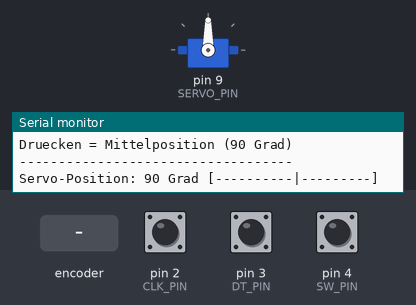
A sketch run on a simulated Arduino Uno, built with avr-gcc and run on an emulated ATmega328P. Parts: servo, the last lines printed to the serial monitor. The inputs (shaded band) are chosen by the test bench; at power-on: pin 4 (SW_PIN) HIGH, pin 2 (CLK_PIN) HIGH, pin 3 (DT_PIN) HIGH.

Above: at 1.3 s.
1.4 s: rotary encoder on pin 2 (CLK_PIN) / pin 3 (DT_PIN) turned 3 steps (first pin leading)
At 2.6 s:
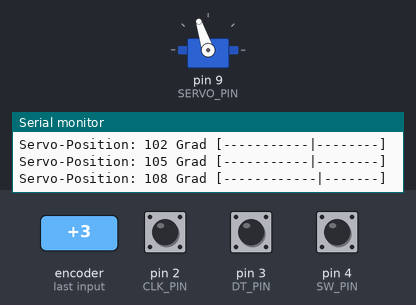
4.4 s: rotary encoder on pin 2 (CLK_PIN) / pin 3 (DT_PIN) turned 3 steps (first pin leading)
At 6.1 s:
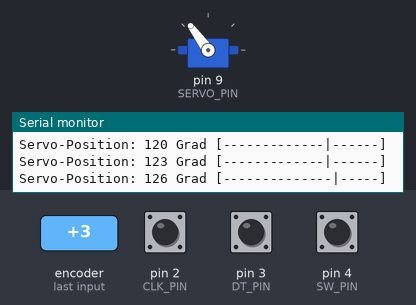
7.4 s: rotary encoder on pin 2 (CLK_PIN) / pin 3 (DT_PIN) turned 3 steps (first pin leading)
At 8.4 s:
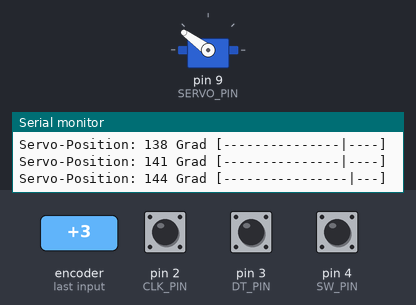
10.4 s: rotary encoder on pin 2 (CLK_PIN) / pin 3 (DT_PIN) turned 3 steps (first pin leading)
At 11.8 s:
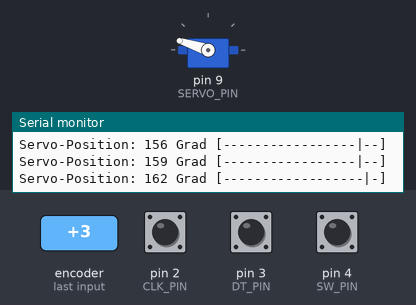
13.4 s: rotary encoder on pin 2 (CLK_PIN) / pin 3 (DT_PIN) turned 3 steps (first pin leading)
At 14.1 s:
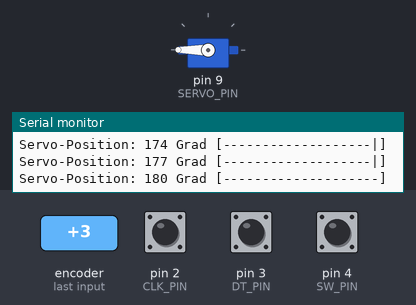
16.4 s: pin 4 (SW_PIN) pulled LOW for 0.15 s
At 17.3 s:
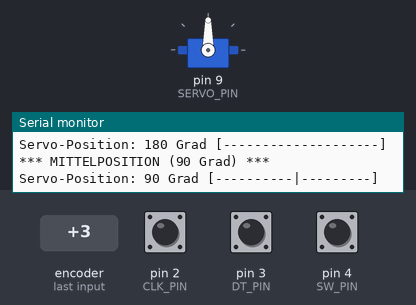
Timing chart, 0 to 19.0 s (numbered marks = the images above; inputs shaded):
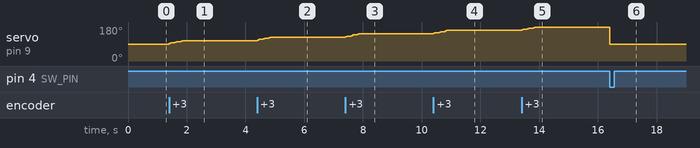

Measured:
- after the input at 1.4 s, servo on pin 9 (SERVO_PIN): 90° → 96° at once, → 102° 0.20 s later, → 108° 0.20 s later
- after the input at 4.4 s, servo on pin 9 (SERVO_PIN): 108° → 114° at once, → 120° 0.20 s later, → 126° 0.20 s later
- after the input at 7.4 s, servo on pin 9 (SERVO_PIN): 126° → 132° at once, → 138° 0.20 s later, → 144° 0.20 s later
- after the input at 10.4 s, servo on pin 9 (SERVO_PIN): 144° → 150° at once, → 156° 0.20 s later, → 162° 0.20 s later
- after the input at 13.4 s, servo on pin 9 (SERVO_PIN): 162° → 168° at once, → 174° 0.20 s later, → 180° 0.20 s later
- after the input at 16.4 s, servo on pin 9 (SERVO_PIN): 180° → 90° at once

The sketch:

challenge4_servo.ino
```cpp
// I07 Challenge 4: Servo-Winkel mit Encoder steuern
// Encoder dreht = Servo-Position aendern (0-180 Grad)
// Taster = Servo auf Mittelposition (90 Grad)

#include <Servo.h>

// Encoder-Pins
#define CLK_PIN 2   // Clock - Interrupt-faehig
#define DT_PIN 3    // Data
#define SW_PIN 4    // Switch (Taster)

// Servo an PWM-Pin
#define SERVO_PIN 9

// Servo-Objekt
Servo servo;

// Winkel (0-180 Grad)
volatile int winkel = 90;  // Start: Mittelposition
volatile bool encoderMoved = false;

// Schrittweite pro Encoder-Rastung
#define SCHRITT 3

// Entprellung fuer Taster
#define DEBOUNCE_TIME 50
unsigned long lastButtonTime = 0;
bool buttonPressed = false;

void setup() {
    Serial.begin(9600);

    // Encoder-Pins als Input mit Pull-Up
    pinMode(CLK_PIN, INPUT_PULLUP);
    pinMode(DT_PIN, INPUT_PULLUP);
    pinMode(SW_PIN, INPUT_PULLUP);

    // Servo initialisieren
    servo.attach(SERVO_PIN);
    servo.write(winkel);

    // Interrupt auf CLK-Pin
    attachInterrupt(digitalPinToInterrupt(CLK_PIN), encoderISR, CHANGE);

    Serial.println("Challenge 4: Servo-Steuerung");
    Serial.println("Drehen = Winkel aendern");
    Serial.println("Druecken = Mittelposition (90 Grad)");
    Serial.println("-----------------------------------");

    printPosition();
}

// Interrupt Service Routine
void encoderISR() {
    if (digitalRead(CLK_PIN) != digitalRead(DT_PIN)) {
        // Rechtsdrehung = groesserer Winkel
        winkel += SCHRITT;
        if (winkel > 180) winkel = 180;
    } else {
        // Linksdrehung = kleinerer Winkel
        winkel -= SCHRITT;
        if (winkel < 0) winkel = 0;
    }
    encoderMoved = true;
}

void printPosition() {
    Serial.print("Servo-Position: ");
    Serial.print(winkel);
    Serial.print(" Grad");

    // Visuelle Anzeige
    Serial.print(" [");
    int balken = map(winkel, 0, 180, 0, 20);
    for (int i = 0; i < 20; i++) {
        if (i == balken) {
            Serial.print("|");
        } else {
            Serial.print("-");
        }
    }
    Serial.println("]");
}

void checkButton() {
    unsigned long currentTime = millis();

    if (digitalRead(SW_PIN) == LOW) {
        if (!buttonPressed) {
            if (currentTime - lastButtonTime > DEBOUNCE_TIME) {
                buttonPressed = true;
                lastButtonTime = currentTime;

                // Auf Mittelposition zuruecksetzen
                winkel = 90;
                servo.write(winkel);

                Serial.println("*** MITTELPOSITION (90 Grad) ***");
                printPosition();
            }
        }
    } else {
        buttonPressed = false;
    }
}

void loop() {
    // Servo-Position aktualisieren wenn Encoder gedreht wurde
    if (encoderMoved) {
        encoderMoved = false;

        // Servo auf neuen Winkel setzen
        servo.write(winkel);
        printPosition();
    }

    // Taster pruefen
    checkButton();

    delay(1);
}
```
